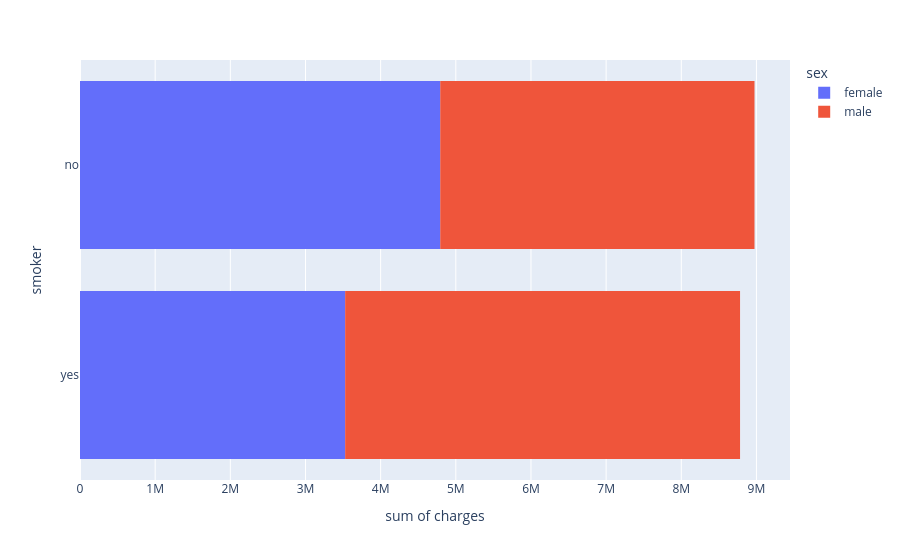

Source (notebook cell):
### Markdown cell above
## Observations
- male category having the more smokers compared to females

### Code cell
px.histogram(df,x='charges',y='smoker',color='sex')

### Figure 1 — Plotly figure (JSON) as saved in the notebook; plotly's stock layout.template omitted (floating-point values rounded to 4 significant figures; data arrays with more than 128 entries replaced by an {"elided": "..."} marker saying what was removed)
{"data": [{"alignmentgroup": "True", "bingroup": "y", "histfunc": "sum", "hovertemplate": "sex=female<br>sum of charges=%{x}<br>smoker=%{y}<extra></extra>", "legendgroup": "female", "marker": {"color": "#636efa", "pattern": {"shape": ""}}, "name": "female", "offsetgroup": "female", "orientation": "h", "showlegend": true, "type": "histogram", "x": {"elided": "662 float values"}, "xaxis": "x", "y": {"elided": "662 str values"}, "yaxis": "y"}, {"alignmentgroup": "True", "bingroup": "y", "histfunc": "sum", "hovertemplate": "sex=male<br>sum of charges=%{x}<br>smoker=%{y}<extra></extra>", "legendgroup": "male", "marker": {"color": "#EF553B", "pattern": {"shape": ""}}, "name": "male", "offsetgroup": "male", "orientation": "h", "showlegend": true, "type": "histogram", "x": {"elided": "676 float values"}, "xaxis": "x", "y": {"elided": "676 str values"}, "yaxis": "y"}], "layout": {"barmode": "relative", "legend": {"title": {"text": "sex"}, "tracegroupgap": 0}, "margin": {"t": 60}, "xaxis": {"anchor": "y", "domain": [0, 1], "title": {"text": "sum of charges"}}, "yaxis": {"anchor": "x", "domain": [0, 1], "title": {"text": "smoker"}}}}
